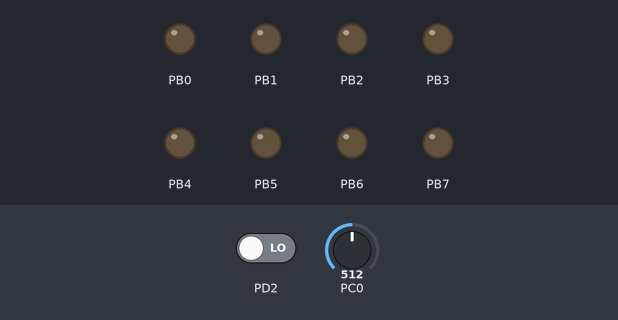
Recording of a program running on a simulated ATmega328P, built with avr-gcc and emulated at 16 MHz. Shown: output pins drawn as LEDs (lit = HIGH). The inputs (shaded band) are chosen by the test bench; at power-on: PD2 LOW, PC0 = 512.

Above: at 6.1 s.
6.2 s: PD2 driven HIGH
At 6.6 s:
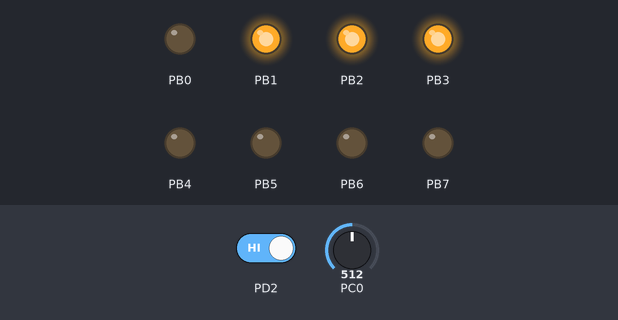
16.8 s: PC0 set to 716
At 16.98 s:
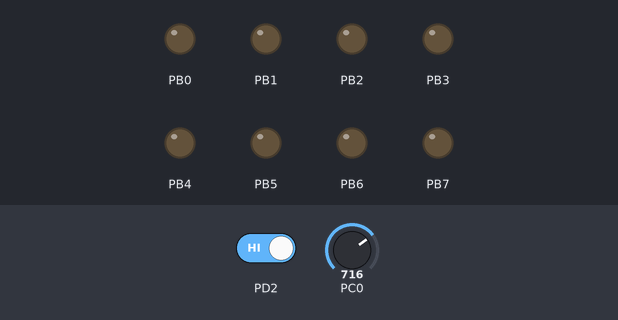
Timing chart, 0 to 29.2 s (numbered marks = the images above; inputs shaded):
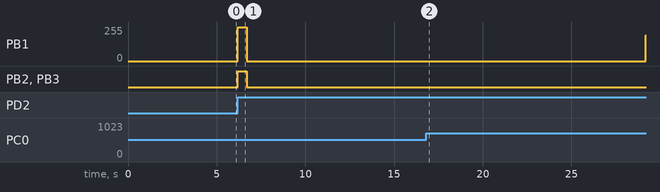

The program:

main.c
```c
#include <avr/io.h>
#include <avr/interrupt.h>
#define F_CPU 16000000UL
#include <util/delay.h>

int threshold, counter;


int main(void)
{
    	DDRB = 0xff;
    	DDRD = 0x00;


		EICRA = (1 << ISC00) | (1 < ISC01);
		EIMSK = (1 << INT0);
    	sei();

    	TCNT1 = 0b00000000;
    	TCCR1B = (1 << WGM12) | (1 << CS10);
    	TCCR1A = (1 << COM1A1) | (1 << COM1B1) | (1 << WGM10);
    	TCCR2B = (1 << CS20);
    	TCCR2A = (1 << COM2A1) | (1 << WGM21) | (1 << WGM20);

    	ADMUX = (1 << REFS0) | (1 << ADLAR);
    	ADCSRA = (1 << ADEN) | (1 << ADPS0) | (1 << ADPS1) | (1 << ADPS2);


while(1){
	ADCSRA |= (1 << ADSC);
	while(ADCSRA & (1 << ADSC));
	threshold = ADCH;
	if (threshold > 128){
		for(counter=0; counter<0xff; counter++)
		{
			OCR1A = counter;
			_delay_ms(7);
		}
		OCR1A = 0;
		for(counter=0; counter<0xff; counter++)
		{
			OCR1B = counter;
			_delay_ms(7);
		}
		OCR1B = 0;
		for(counter=0; counter<0xff; counter++)
		{
			OCR2A = counter;
			_delay_ms(7);
		}
		OCR2A = 0;
	}
	else{
		for(counter=0xff; counter>=0; counter--)
		{
			OCR1A = counter;
			_delay_ms(7);
		}
		OCR1A = 0;

		for(counter=0xff; counter>=0; counter--)
		{
			OCR1B = counter;
			_delay_ms(7);
		}
		OCR1B = 0;
		for(counter=0xff; counter>=0; counter--)
		{
			OCR2A = counter;
			_delay_ms(7);
		}
		OCR2A = 0;
	}
}
}

ISR(INT0_vect) {
	for (int i = 1; i <= 1; i++) {
		OCR1A = 0xff;
		OCR1B = 0xff;
		OCR2A = 0xff;
		_delay_ms(500);
		OCR1A = 0x00;
		OCR1B = 0x00;
		OCR2A = 0x00;
		_delay_ms(500);
	}
}
```

Measured:
- after the input at 6.2 s, PB1: 0/255 → 255/255 at once, → 0/255 0.50 s later; PB2, PB3: LOW → HIGH at once, → LOW 0.50 s later
- after the input at 16.8 s, PB2: stays LOW (without the input it goes to HIGH after 8.4 s)
